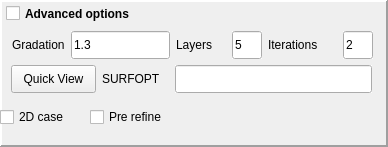
  <widget class="QFrame" name="frame_4">
   <property name="enabled">
    <bool>true</bool>
   </property>
   <property name="geometry">
    <rect>
     <x>317</x>
     <y>344</y>
     <width>388</width>
     <height>147</height>
    </rect>
   </property>
   <property name="frameShape">
    <enum>QFrame::Panel</enum>
   </property>
   <property name="frameShadow">
    <enum>QFrame::Raised</enum>
   </property>
   <property name="lineWidth">
    <number>2</number>
   </property>
   <property name="midLineWidth">
    <number>0</number>
   </property>
   <widget class="QCheckBox" name="CBAdvanced">
    <property name="geometry">
     <rect>
      <x>6</x>
      <y>2</y>
      <width>171</width>
      <height>23</height>
     </rect>
    </property>
    <property name="font">
     <font>
      <weight>75</weight>
      <bold>true</bold>
     </font>
    </property>
    <property name="toolTip">
     <string>Advanced options (Use with caution)</string>
    </property>
    <property name="text">
     <string>Advanced options</string>
    </property>
   </widget>
   <widget class="QWidget" name="widget" native="true">
    <property name="geometry">
     <rect>
      <x>0</x>
      <y>24</y>
      <width>427</width>
      <height>106</height>
     </rect>
    </property>
    <widget class="QWidget" name="gridLayoutWidget_9">
     <property name="geometry">
      <rect>
       <x>1</x>
       <y>35</y>
       <width>381</width>
       <height>40</height>
      </rect>
     </property>
     <layout class="QGridLayout" name="gridLayout_9">
      <property name="leftMargin">
       <number>10</number>
      </property>
      <property name="topMargin">
       <number>0</number>
      </property>
      <property name="rightMargin">
       <number>10</number>
      </property>
      <property name="bottomMargin">
       <number>0</number>
      </property>
      <item row="0" column="0">
       <widget class="QPushButton" name="btVisu">
        <property name="minimumSize">
         <size>
          <width>85</width>
          <height>28</height>
         </size>
        </property>
        <property name="maximumSize">
         <size>
          <width>85</width>
          <height>28</height>
         </size>
        </property>
        <property name="toolTip">
         <string>Load all parameters from a file</string>
        </property>
        <property name="text">
         <string>Quick View</string>
        </property>
       </widget>
      </item>
      <item row="0" column="1">
       <widget class="QLabel" name="txtSurfopt">
        <property name="minimumSize">
         <size>
          <width>67</width>
          <height>28</height>
         </size>
        </property>
        <property name="maximumSize">
         <size>
          <width>16777215</width>
          <height>28</height>
         </size>
        </property>
        <property name="toolTip">
         <string>SURFOPT options</string>
        </property>
        <property name="text">
         <string>SURFOPT</string>
        </property>
       </widget>
      </item>
      <item row="0" column="2">
       <widget class="QLineEdit" name="valSurfopt">
        <property name="minimumSize">
         <size>
          <width>0</width>
          <height>28</height>
         </size>
        </property>
        <property name="maximumSize">
         <size>
          <width>16777215</width>
          <height>28</height>
         </size>
        </property>
        <property name="toolTip">
         <string>string</string>
        </property>
        <property name="autoFillBackground">
         <bool>true</bool>
        </property>
        <property name="text">
         <string/>
        </property>
       </widget>
      </item>
     </layout>
    </widget>
    <widget class="QCheckBox" name="CBIs2D">
     <property name="geometry">
      <rect>
       <x>0</x>
       <y>80</y>
       <width>81</width>
       <height>26</height>
      </rect>
     </property>
     <property name="toolTip">
      <string>Check if sane mesh is a surface</string>
     </property>
     <property name="text">
      <string>2D case</string>
     </property>
    </widget>
    <widget class="QCheckBox" name="CBRefine">
     <property name="geometry">
      <rect>
       <x>90</x>
       <y>80</y>
       <width>92</width>
       <height>26</height>
      </rect>
     </property>
     <property name="toolTip">
      <string>Check to refine sane mesh before crack insertion</string>
     </property>
     <property name="text">
      <string>Pre refine</string>
     </property>
    </widget>
    <widget class="QWidget" name="gridLayoutWidget_8">
     <property name="geometry">
      <rect>
       <x>2</x>
       <y>6</y>
       <width>381</width>
       <height>30</height>
      </rect>
     </property>
     <layout class="QGridLayout" name="gridLayout_8">
      <property name="leftMargin">
       <number>10</number>
      </property>
      <property name="topMargin">
       <number>0</number>
      </property>
      <property name="rightMargin">
       <number>10</number>
      </property>
      <property name="bottomMargin">
       <number>0</number>
      </property>
      <item row="0" column="0">
       <widget class="QLabel" name="txtGradation">
        <property name="minimumSize">
         <size>
          <width>0</width>
          <height>28</height>
         </size>
        </property>
        <property name="toolTip">
         <string>Mesh increase parameter</string>
        </property>
        <property name="text">
         <string>Gradation</string>
        </property>
       </widget>
      </item>
      <item row="0" column="1">
       <widget class="QLineEdit" name="valGradation">
        <property name="minimumSize">
         <size>
          <width>40</width>
          <height>28</height>
         </size>
        </property>
        <property name="toolTip">
         <string>float (ex: 1.3)</string>
        </property>
        <property name="autoFillBackground">
         <bool>true</bool>
        </property>
        <property name="text">
         <string>1.3</string>
        </property>
       </widget>
      </item>
      <item row="0" column="2">
       <widget class="QLabel" name="txtLayers">
        <property name="minimumSize">
         <size>
          <width>50</width>
          <height>28</height>
         </size>
        </property>
        <property name="toolTip">
         <string>Constant size layers number</string>
        </property>
        <property name="text">
         <string>Layers</string>
        </property>
       </widget>
      </item>
      <item row="0" column="4">
       <widget class="QLabel" name="txtIterations">
        <property name="minimumSize">
         <size>
          <width>69</width>
          <height>0</height>
         </size>
        </property>
        <property name="maximumSize">
         <size>
          <width>16777215</width>
          <height>28</height>
         </size>
        </property>
        <property name="toolTip">
         <string>Remeshing iterations number</string>
        </property>
        <property name="text">
         <string>Iterations</string>
        </property>
       </widget>
      </item>
      <item row="0" column="3">
       <widget class="QLineEdit" name="valLayers">
        <property name="minimumSize">
         <size>
          <width>30</width>
          <height>28</height>
         </size>
        </property>
        <property name="maximumSize">
         <size>
          <width>35</width>
          <height>16777215</height>
         </size>
        </property>
        <property name="toolTip">
         <string>integer (ex: 5)</string>
        </property>
        <property name="autoFillBackground">
         <bool>true</bool>
        </property>
        <property name="text">
         <string>5</string>
        </property>
       </widget>
      </item>
      <item row="0" column="5">
       <widget class="QLineEdit" name="valIterations">
        <property name="minimumSize">
         <size>
          <width>30</width>
          <height>28</height>
         </size>
        </property>
        <property name="maximumSize">
         <size>
          <width>30</width>
          <height>28</height>
         </size>
        </property>
        <property name="toolTip">
         <string>integer (ex: 2)</string>
        </property>
        <property name="autoFillBackground">
         <bool>true</bool>
        </property>
        <property name="text">
         <string>2</string>
        </property>
       </widget>
      </item>
     </layout>
    </widget>
   </widget>
   <zorder>widget</zorder>
   <zorder>CBAdvanced</zorder>
  </widget>
